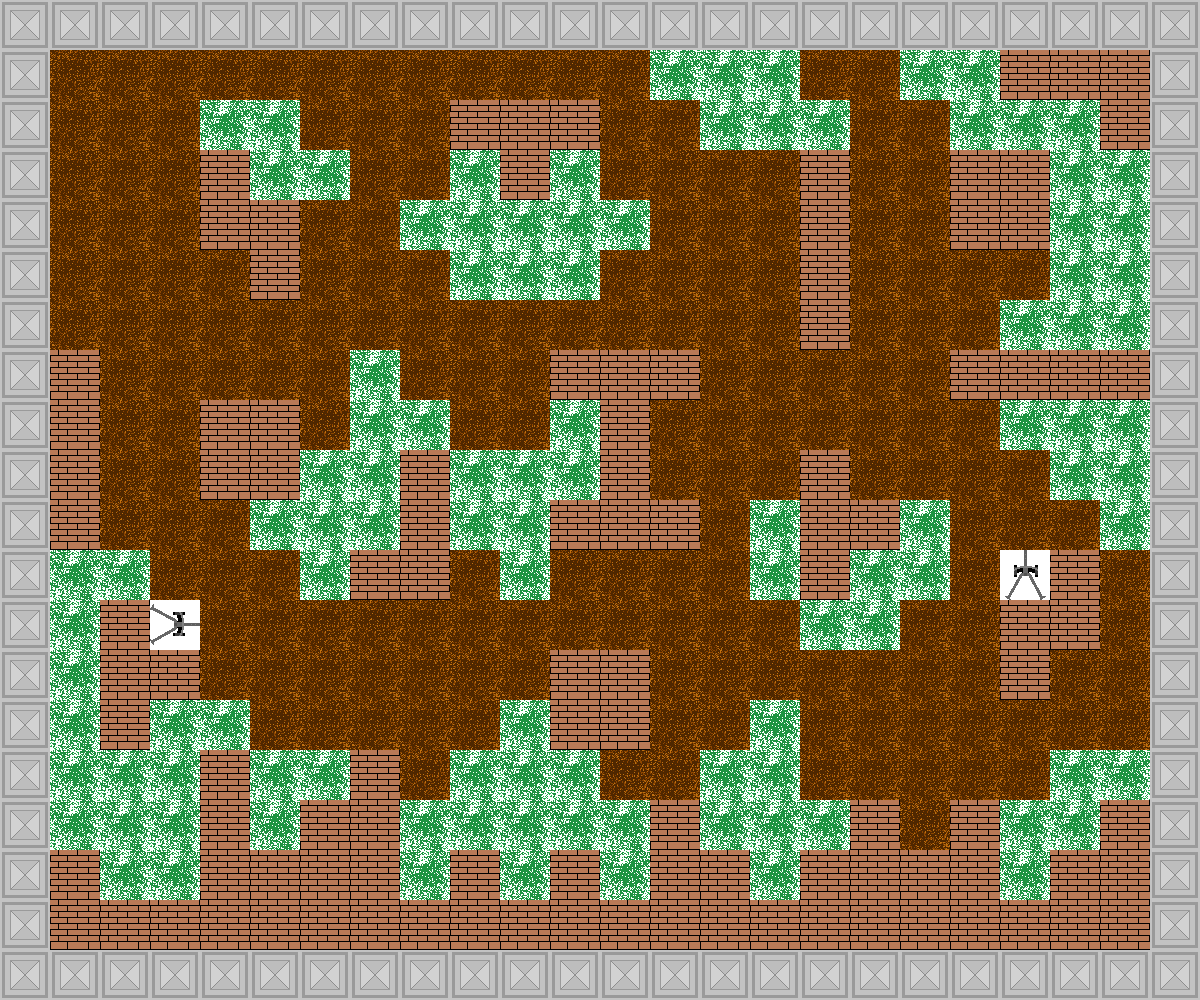

Below is a game level as drawn by its tile map, then a one-line description and the .tmx file that defines it, in full:
An orthogonal 24x20 tile map with 50x50 px tiles, 3 tile layers (Ground & Obstacles, Guns & Entities, Bushes).

<map version="1.2" tiledversion="1.2.3" orientation="orthogonal" renderorder="right-down" width="24" height="20" tilewidth="50" tileheight="50" infinite="0" nextlayerid="4" nextobjectid="1">
 <tileset firstgid="1" source="Map.tsx" />
 <layer id="1" name="Ground &amp; Obstacles" width="24" height="20">
  <data encoding="csv">
2,2,2,2,2,2,2,2,2,2,2,2,2,2,2,2,2,2,2,2,2,2,2,2,
2,3,3,3,3,3,3,3,3,3,3,3,3,3,3,3,3,3,3,3,4,4,4,2,
2,3,3,3,3,3,3,3,3,4,4,4,3,3,3,3,3,3,3,3,3,3,4,2,
2,3,3,3,4,3,3,3,3,3,4,3,3,3,3,3,4,3,3,4,4,3,3,2,
2,3,3,3,4,4,3,3,3,3,3,3,3,3,3,3,4,3,3,4,4,3,3,2,
2,3,3,3,3,4,3,3,3,3,3,3,3,3,3,3,4,3,3,3,3,3,3,2,
2,3,3,3,3,3,3,3,3,3,3,3,3,3,3,3,4,3,3,3,3,3,3,2,
2,4,3,3,3,3,3,3,3,3,3,4,4,4,3,3,3,3,3,4,4,4,4,2,
2,4,3,3,4,4,3,3,3,3,3,3,4,3,3,3,3,3,3,3,3,3,3,2,
2,4,3,3,4,4,3,3,4,3,3,3,4,3,3,3,4,3,3,3,3,3,3,2,
2,4,3,3,3,3,3,3,4,3,3,4,4,4,3,3,4,4,3,3,3,3,3,2,
2,3,3,3,3,3,3,4,4,3,3,3,3,3,3,3,4,3,3,3,3,4,3,2,
2,3,4,3,3,3,3,3,3,3,3,3,3,3,3,3,3,3,3,3,4,4,3,2,
2,3,4,4,3,3,3,3,3,3,3,4,4,3,3,3,3,3,3,3,4,3,3,2,
2,3,4,3,3,3,3,3,3,3,3,4,4,3,3,3,3,3,3,3,3,3,3,2,
2,3,3,3,4,3,3,4,3,3,3,3,3,3,3,3,3,3,3,3,3,3,3,2,
2,3,3,3,4,3,4,4,3,3,3,3,3,4,3,3,3,4,3,4,3,3,4,2,
2,4,3,3,4,4,4,4,3,4,3,4,3,4,4,3,4,4,4,4,3,4,4,2,
2,4,4,4,4,4,4,4,4,4,4,4,4,4,4,4,4,4,4,4,4,4,4,2,
2,2,2,2,2,2,2,2,2,2,2,2,2,2,2,2,2,2,2,2,2,2,2,2
</data>
 </layer>
 <layer id="2" name="Guns &amp; Entities" width="24" height="20">
  <data encoding="csv">
0,0,0,0,0,0,0,0,0,0,0,0,0,0,0,0,0,0,0,0,0,0,0,0,
0,0,0,0,0,0,0,0,0,0,0,0,0,0,0,10,0,0,0,0,0,0,0,0,
0,0,0,0,0,0,0,0,0,0,0,0,0,0,0,0,0,0,0,0,0,11,0,0,
0,0,0,0,0,13,0,0,0,0,0,10,0,0,0,0,0,0,0,0,0,0,0,0,
0,0,0,0,0,0,0,0,0,0,0,0,0,0,0,0,0,0,0,0,0,0,0,0,
0,0,0,0,0,0,0,0,0,0,0,0,0,0,0,0,0,0,0,0,0,0,0,0,
0,0,0,0,0,0,0,0,0,0,0,0,0,0,0,0,0,0,0,0,0,0,11,0,
0,0,0,0,0,0,0,0,0,0,0,0,0,0,0,0,0,0,0,0,0,0,0,0,
0,0,0,0,0,0,0,0,0,0,0,11,0,0,0,0,0,0,0,0,0,0,11,0,
0,0,0,0,0,0,0,0,0,0,0,0,0,0,0,0,0,0,0,0,0,0,0,0,
0,0,0,0,0,0,0,12,0,0,0,0,0,0,0,0,0,0,0,0,0,0,0,0,
0,0,0,0,0,0,0,0,0,0,0,0,0,0,0,0,0,10,0,0,12,0,0,0,
0,0,0,13,0,0,0,0,0,0,0,0,0,0,0,0,0,0,0,0,0,0,0,0,
0,0,0,0,0,0,0,0,0,0,0,0,0,0,0,0,0,0,0,0,0,0,0,0,
0,0,0,0,0,0,0,0,0,0,0,0,0,0,0,0,0,0,0,0,0,0,0,0,
0,0,0,0,0,0,0,0,0,0,0,0,0,0,0,0,0,0,0,0,0,0,0,0,
0,12,0,0,0,12,0,0,0,0,0,0,0,0,0,0,0,0,0,0,0,0,0,0,
0,0,0,0,0,0,0,0,0,0,0,0,0,0,0,12,0,0,0,0,12,0,0,0,
0,0,0,0,0,0,0,0,0,0,0,0,0,0,0,0,0,0,0,0,0,0,0,0,
0,0,0,0,0,0,0,0,0,0,0,0,0,0,0,0,0,0,0,0,0,0,0,0
</data>
 </layer>
 <layer id="3" name="Bushes" width="24" height="20">
  <data encoding="csv">
0,0,0,0,0,0,0,0,0,0,0,0,0,0,0,0,0,0,0,0,0,0,0,0,
0,0,0,0,0,0,0,0,0,0,0,0,0,1,1,1,0,0,1,1,0,0,0,0,
0,0,0,0,1,1,0,0,0,0,0,0,0,0,1,1,1,0,0,1,1,1,0,0,
0,0,0,0,0,1,1,0,0,1,0,1,0,0,0,0,0,0,0,0,0,1,1,0,
0,0,0,0,0,0,0,0,1,1,1,1,1,0,0,0,0,0,0,0,0,1,1,0,
0,0,0,0,0,0,0,0,0,1,1,1,0,0,0,0,0,0,0,0,0,1,1,0,
0,0,0,0,0,0,0,0,0,0,0,0,0,0,0,0,0,0,0,0,1,1,1,0,
0,0,0,0,0,0,0,1,0,0,0,0,0,0,0,0,0,0,0,0,0,0,0,0,
0,0,0,0,0,0,0,1,1,0,0,1,0,0,0,0,0,0,0,0,1,1,1,0,
0,0,0,0,0,0,1,1,0,1,1,1,0,0,0,0,0,0,0,0,0,1,1,0,
0,0,0,0,0,1,1,1,0,1,1,0,0,0,0,1,0,0,1,0,0,0,1,0,
0,1,1,0,0,0,1,0,0,0,1,0,0,0,0,1,0,1,1,0,0,0,0,0,
0,1,0,0,0,0,0,0,0,0,0,0,0,0,0,0,1,1,0,0,0,0,0,0,
0,1,0,0,0,0,0,0,0,0,0,0,0,0,0,0,0,0,0,0,0,0,0,0,
0,1,0,1,1,0,0,0,0,0,1,0,0,0,0,1,0,0,0,0,0,0,0,0,
0,1,1,1,0,1,1,0,0,1,1,1,0,0,1,1,0,0,0,0,0,1,1,0,
0,1,1,1,0,1,0,0,1,1,1,1,1,0,1,1,1,0,0,0,1,1,0,0,
0,0,1,1,0,0,0,0,1,0,1,0,1,0,0,1,0,0,0,0,1,0,0,0,
0,0,0,0,0,0,0,0,0,0,0,0,0,0,0,0,0,0,0,0,0,0,0,0,
0,0,0,0,0,0,0,0,0,0,0,0,0,0,0,0,0,0,0,0,0,0,0,0
</data>
 </layer>
</map>
